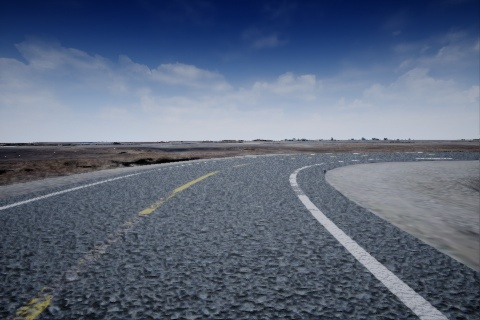
#> input picture Lane_Detection/lanedetectionexample/image_sample/image_curve.jpg, 480 x 320 px, found by its file name
$ python '10 이미지 변환(평행이동, 회전).py'
#> lines starting #> are read from the running program, lines starting #| are printed output that depends on the picture
'''
    img2 = cv2.resize(img, None, fx=0.5, fy=1, interplation=cv2.INTER_AREA)

    None: dsize를 나타내는 튜플 값 (가로방향 픽셀 수, 세로방향 픽셀 수)로 나타냄
    fx, fy: 각각 가로 방향, 세로 방향으로 배율 인자 0.5로 지정하면 원래 크기의 0.5로 리사이징 하라는 의미
    interplolation: 리사이징을 수행할 때, 적용할 interpolation 방법

    INTER_NEAREST: 리사이징을 수행할 때 적용할 interpolation 방법
    INTER_LINEAR: bilinear interpolation (디폴트 값)
    INTER_AREA: 픽셀 영역 관계를 이용한 resampling 방법으로 이미지 축소에 있어 선호되는 방법.
    이미지를 확대하는 경우에는 INTER_NEAREST와 비슷한 효과를 보임
    INTER_CUBIC: 4*4 픽셀에 적용되는 bicubic interpolation
    INTER_LANCZOS4: 8*8 픽셀에 적용되는 Lanzos interpolation

    INTER_CUBIC+INTER_LINEAR로 확대를 수행
'''

import numpy as np
import cv2

def transform():
    img = cv2.imread('C:\photo\images/image_curve.jpg', cv2.IMREAD_GRAYSCALE)
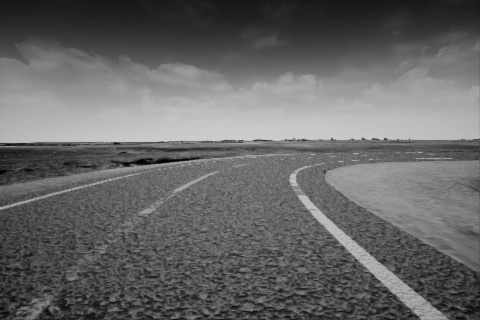
#> img: shape (320, 480); min 0, max 209, mean 102.6
    h, w = img.shape[:2]
#> h = 320; w = 480
    cv2.imshow('original', img)

    img2 =cv2.resize(img, None, fx=0.5, fy=0.5, interpolation=cv2.INTER_AREA)
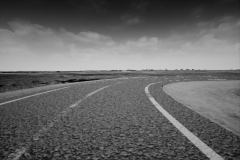
#> img2: shape (160, 240); min 1, max 207, mean 102.8

    cv2.imshow('fx=0.5', img2)

    #x축으로 100이동 y축으로 50이동
    M = np.float32([[1,0,100], [0,1,50]])

    img3 = cv2.warpAffine(img, M, (w, h))
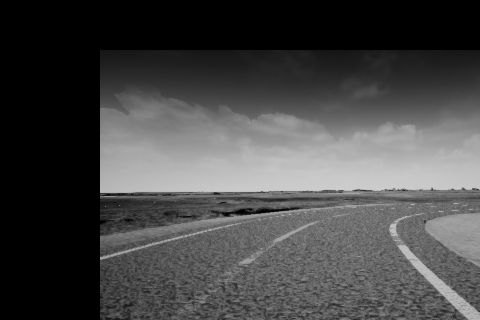
#> img3: shape (320, 480); min 0, max 209, mean 71.1
    cv2.imshow('shift image', img3)

    #사진을 중심으로 각각 45도 90도 회전
    M1 = cv2.getRotationMatrix2D((w/2, h/2), 45, 1)
    M2 = cv2.getRotationMatrix2D((w/2, h/2), 90, 1)
#> M2 = [[6.12e-17, 1, 80], [-1, 6.12e-17, 400]]

    cv2.imshow('45-Rotated', img2)
    cv2.imshow('90-Rotated', img3)

transform()

$ run again, with Lane_Detection/lanedetectionexample/image_sample/image_straight.jpg copied over Lane_Detection/lanedetectionexample/image_sample/image_curve.jpg
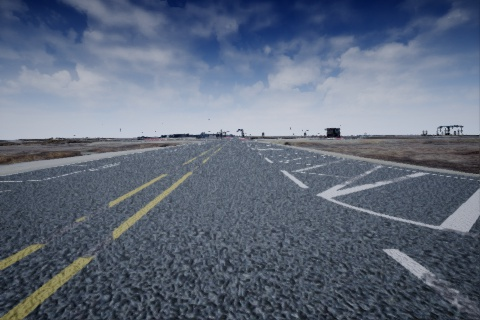
#> input picture Lane_Detection/lanedetectionexample/image_sample/image_straight.jpg, 480 x 320 px, found by its file name
#> in transform, `img2 =cv2.resize(img, None, fx=0.5, fy=0.5, interpolation=cv2.INTER_AR..`:
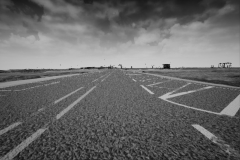
#> img2: shape (160, 240); min 10, max 204, mean 105.2
#> in transform, `img3 = cv2.warpAffine(img, M, (w, h))`:
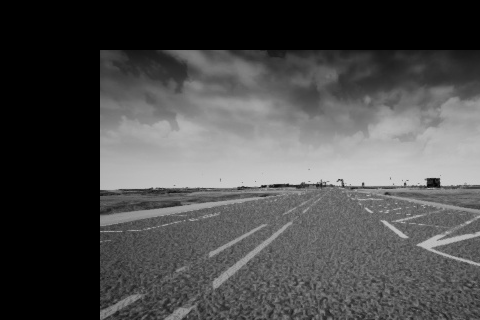
#> img3: shape (320, 480); min 0, max 208, mean 75.6
